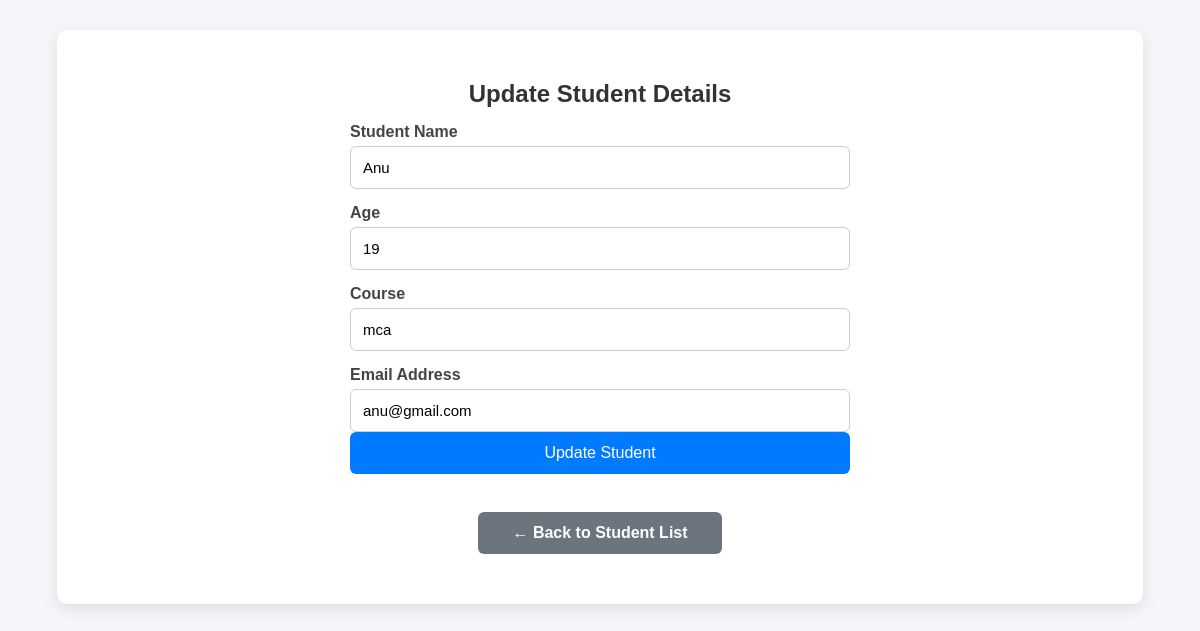
Page /Week-03/Task11-12_Student-Management-System/edit.php?id=5 on the committed database.
### tables this page shows
CREATE TABLE `students` (
  `id` int(11) NOT NULL AUTO_INCREMENT,
  `name` varchar(100) DEFAULT NULL,
  `age` int(11) DEFAULT NULL,
  `email` varchar(100) DEFAULT NULL,
  `course` varchar(100) DEFAULT NULL,
  PRIMARY KEY (`id`)
);

### Week-03/Task11-12_Student-Management-System/edit.php (the view, shortened to what this page needs)
<?php
include "db.php";
$id = $_GET["id"];
$sql = "SELECT * FROM students WHERE id = $id";
$result = mysqli_query($conn, $sql);
$row = mysqli_fetch_assoc($result);
?>
<!DOCTYPE html>
<html lang="en">
<head>
    <link rel="stylesheet" href="style.css">
</head>
<body>
<div class="container">
    <h2>Update Student Details</h2>
    <form action="update.php" method="POST">
        <label>Student Name</label>
        <input
        type="text"
        name="name"
        value="<?php echo $row['name']; ?>"
        required>
        <label>Age</label>
        <input
        type="number"
        name="age"
        value="<?php echo $row['age']; ?>"
        required>
        <label>Course</label>
        <input
        type="text"
        name="course"
        value="<?php echo $row['course']; ?>"
        required>
        <label>Email Address</label>
        <input
        type="email"
        name="email"
        value="<?php echo $row['email']; ?>"
        required>
        <button type="submit">
            Update Student
        </button>
    </form>
    <br>
    <a href="display.php" class="back-btn">
        ← Back to Student List
    </a>
</div>
</body>
</html>

### Week-03/Task11-12_Student-Management-System/style.css (style rules this page uses)
body { margin: 0; padding: 30px; background: #f4f6f9; font-family: Arial, Helvetica, sans-serif; }
.container { width: 90%; max-width: 1200px; margin: auto; background: white; padding: 30px; border-radius: 10px; box-shadow: 0 5px 15px rgba(0, 0, 0, .1); }
h2 { text-align: center; color: #333; margin-bottom: 10px; }
.container form { max-width: 500px; margin: auto; }
.container label { display: block; margin-top: 15px; margin-bottom: 5px; font-weight: bold; color: #444; }
.container input { width: 100%; padding: 12px; border: 1px solid #ccc; border-radius: 6px; font-size: 15px; box-sizing: border-box; }
.container button { width: 100%; padding: 12px; background: #007bff; color: white; border: none; border-radius: 6px; font-size: 16px; cursor: pointer; transition: .3s; }
.back-btn { display: block; width: 220px; margin: 20px auto; text-align: center; padding: 12px; background: #6c757d; color: white; text-decoration: none; border-radius: 6px; font-weight: bold; transition: .3s; }
input::placeholder { color: #999; font-size: 14px; }

### rows in the picture
students: name "Anu", age "19", course "mca", email "anu@gmail.com"
